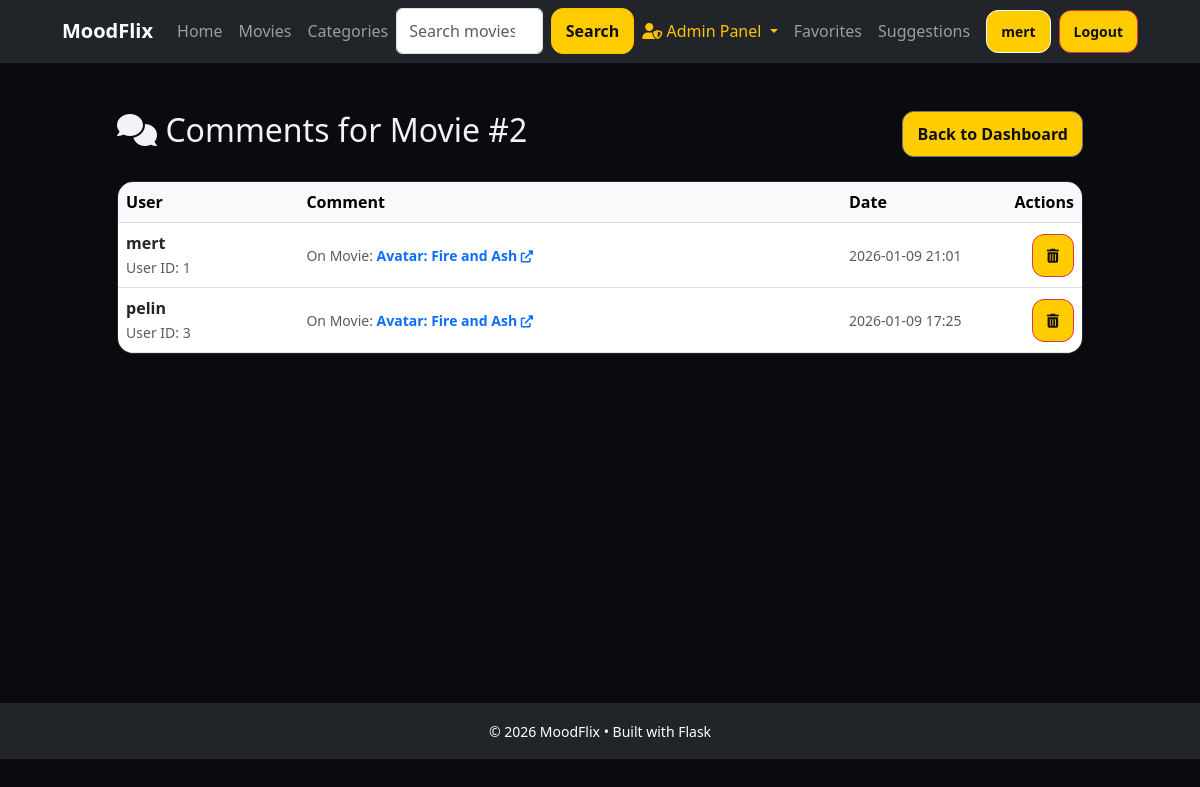
The app's page /admin/comments?movie_id=2 (signed in) with its own data.
### app/models/user.py (models this page shows, shortened)
class User(UserMixin, db.Model):
    __tablename__ = "users"
    id = db.Column(db.Integer, primary_key=True)
    email = db.Column(db.String(120), unique=True, nullable=False)
    username = db.Column(db.String(50), nullable=False)
    password_hash = db.Column(db.String(128), nullable=False)
    role = db.Column(db.String(20), nullable=False, default="user")  # "user" or "admin"
    created_at = db.Column(db.DateTime, nullable=False, default=datetime.utcnow)
    is_active = db.Column(db.Boolean, nullable=False, default=True)
    comments = db.relationship('Comment', backref='user', lazy='dynamic', cascade='all, delete-orphan')
    ratings = db.relationship('Rating', backref='user', lazy='dynamic', cascade='all, delete-orphan')
    favorites = db.relationship('Favorite', backref='user', lazy='dynamic', cascade='all, delete-orphan')
    suggestions = db.relationship('Suggestion', backref='user', lazy='dynamic', cascade='all, delete-orphan')

### app/models/comment.py (models this page shows, shortened)
class Comment(db.Model):
    __tablename__ = "comments"
    id = db.Column(db.Integer, primary_key=True)
    user_id = db.Column(db.Integer, db.ForeignKey('users.id'), nullable=False)
    movie_id = db.Column(db.Integer, db.ForeignKey('movies.id'), nullable=False)
    text = db.Column(db.Text, nullable=False)
    createdAt = db.Column(db.DateTime, default=datetime.utcnow, nullable=False)
    updatedAt = db.Column(db.DateTime, default=datetime.utcnow, onupdate=datetime.utcnow, nullable=False)

### app/models/movie.py (models this page shows, shortened)
class Movie(db.Model):
    __tablename__ = "movies"
    id = db.Column(db.Integer, primary_key=True)
    title = db.Column(db.String(255), nullable=False)
    year = db.Column(db.Integer, nullable=True)
    description = db.Column(db.Text, nullable=True)
    posterUrl = db.Column(db.String(500), nullable=True)
    imdbRating = db.Column(db.Float, nullable=True)
    createdAt = db.Column(db.DateTime, default=datetime.utcnow, nullable=False)
    is_active = db.Column(db.Boolean, nullable=False, default=True)
    mood_categories = db.relationship('MoodCategory', secondary=movie_mood_categories, backref=db.backref('movies', lazy='dynamic'))
    affiliate_links = db.relationship('AffiliateLink', backref='movie', lazy='dynamic', cascade='all, delete-orphan')
    comments = db.relationship('Comment', backref='movie', lazy='dynamic', cascade='all, delete-orphan')
    ratings = db.relationship('Rating', backref='movie', lazy='dynamic', cascade='all, delete-orphan')
    favorites = db.relationship('Favorite', backref='movie', lazy='dynamic', cascade='all, delete-orphan')

### app/controllers/admin_controller.py (the view)
@admin_bp.get("/comments")
def list_comments():
    guard = _require_admin()
    if guard:
        return guard
    movie_id = request.args.get("movie_id", type=int)
    comments = AdminService.adminListComments(movie_id)
    return render_template("admin/comments.html", comments=comments, movie_id=movie_id)

### app/__init__.py (called while the page is built)
def init_extensions(app: Flask) -> None:
    db.init_app(app)
    import_models()
    migrate.init_app(app, db)
    login_manager.init_app(app)
    login_manager.login_view = "auth.login"
    from app.models.user import User
    @login_manager.user_loader
    def load_user(user_id):
        return User.query.get(int(user_id))

### app/controllers/admin_controller.py (called while the page is built)
def _require_admin():
    if not current_user.is_authenticated:
        flash("Please log in as admin.", "error")
        return redirect(url_for("auth.login"))
    if getattr(current_user, "role", None) != "admin":
        flash("Admin access required.", "error")
        return redirect(url_for("home.index"))
    return None

### app/services/admin_service.py (called while the page is built)
    @staticmethod
    def adminListComments(movieId: int | None = None) -> list[Comment]:
        query = Comment.query.order_by(Comment.createdAt.desc())
        if movieId is not None:
            query = query.filter_by(movie_id=movieId)
        return query.all()

### app/views/templates/admin/comments.html (shortened to what this page needs)
{% extends "base.html" %}
{% block content %}
<div class="container py-4">
    <div class="d-flex justify-content-between align-items-center mb-4">
        <h2>
            <i class="fas fa-comments"></i>
            {% if movie_id %}
                Comments for Movie #{{ movie_id }}
            {% else %}
                All Comments
            {% endif %}
        </h2>
        <a href="{{ url_for('admin.admin_index') }}" class="btn btn-outline-secondary">Back to Dashboard</a>
    </div>
    {% if comments %}
        <div class="card shadow-sm">
            <div class="table-responsive">
                <table class="table table-hover align-middle mb-0">
                    <thead class="table-light">
                        <tr>
                            <th>User</th>
                            <th>Comment</th>
                            <th style="width: 15%;">Date</th>
                            <th style="width: 10%;" class="text-end">Actions</th>
                        </tr>
                    </thead>
                    <tbody>
                        {% for comment in comments %}
                        <tr>
                            <td>
                                <div class="fw-bold">{{ comment.user.username }}</div>
                                <small class="text-muted">User ID: {{ comment.user_id }}</small>
                            </td>
                            <td>
                                <small class="text-muted">
                                    On Movie:
                                    <a href="{{ url_for('home.view_movie_details', movie_id=comment.movie_id) }}#comment-{{ comment.id }}" class="fw-bold text-decoration-none">
                                        {{ comment.movie.title }} <i class="fas fa-external-link-alt small"></i>
                                    </a>
                                </small>
                            </td>
                            <td class="text-muted small">
                                {{ comment.createdAt.strftime('%Y-%m-%d %H:%M') }}
                            </td>
                            <td class="text-end">
                                <form action="{{ url_for('admin.delete_comment', comment_id=comment.id) }}" method="POST" onsubmit="return confirm('Are you sure you want to delete this comment?');">
                                    <button type="submit" class="btn btn-danger btn-sm" title="Delete Comment">
                                        <i class="fas fa-trash-alt"></i>
                                    </button>
                                </form>
                            </td>
                        </tr>
                        {% endfor %}
                    </tbody>
                </table>
            </div>
        </div>
    {% else %}
        <div class="alert alert-info text-center">
            <i class="fas fa-comment-slash fa-2x mb-3 d-block"></i>
            No comments found.
        </div>
    {% endif %}
</div>
{% endblock %}

### app/views/templates/base.html (shortened to what this page needs)
<!doctype html>
<html lang="en">
<head>
  <link href="https://cdn.jsdelivr.net/npm/bootstrap@5.3.0/dist/css/bootstrap.min.css" rel="stylesheet">
  <link rel="stylesheet" href="https://cdnjs.cloudflare.com/ajax/libs/font-awesome/6.0.0/css/all.min.css">
  <link rel="stylesheet" href="{{ url_for('static', filename='css/style.css') }}">
</head>
<body>
  <nav class="navbar navbar-expand-lg navbar-dark bg-dark sticky-top" style = "z-index: 1050;">
    <div class="container">
      <a href="{{ url_for('home.index') }}" class="navbar-brand fw-bold">MoodFlix</a>
      <div class="collapse navbar-collapse" id="navbarNav">
        <ul class="navbar-nav me-auto">
            <li class="nav-item">
                <a class="nav-link" href="{{ url_for('home.index') }}"> {{ 'Home' | translate }} </a>
            </li>
            <li class="nav-item">
                <a class="nav-link" href="{{ url_for('movie.list_movies') }}"> {{ 'Movies' | translate }} </a>
            </li>
            <li class="nav-item">
                <a class="nav-link" href="{{ url_for('movie.list_categories') }}"> {{ 'Categories' | translate }} </a>
            </li>
        </ul>
        <form class="d-flex mx-auto" method="GET" action="{{ url_for('home.search_movies') }}">
            <input class="form-control me-2" type="search" name="q" placeholder="{{ 'Search movies...' | translate }}" value="{{ request.args.get('q', '') }}">
            <button class="btn btn-outline-warning" type="submit">{{ 'Search' | translate }}</button>
        </form>
        <ul class="navbar-nav ms-auto align-items-center">
            {% if current_user.is_authenticated %}
                {% if current_user.role == 'admin' %}
                <li class="nav-item dropdown">
                    <a class="nav-link dropdown-toggle text-warning" href="#" id="adminDropdown" role="button" data-bs-toggle="dropdown" aria-expanded="false">
                        <i class="fas fa-user-shield"></i> {{ 'Admin Panel' | translate }}
                    </a>
                </li>
                {% endif %}
                <li class="nav-item">
                    <a class="nav-link" href="{{ url_for('favorite.list_favorites') }}">{{ 'Favorites' | translate }}</a>
                </li>
                <li class="nav-item">
                    <a class="nav-link" href="{{ url_for('suggestion.list_suggestions') }}">{{ 'Suggestions' | translate }}</a>
                </li>
                <li class="nav-item ms-2">
                    <a class="btn btn-sm btn-outline-light" href="{{ url_for('auth.view_profile', user_id=current_user.id) }}">
                        {{ current_user.username }}
                    </a>
                </li>
                <li class="nav-item ms-2">
                    <form action="{{ url_for('auth.logout') }}" method="POST" class="d-inline">
                        <button type="submit" class="btn btn-sm btn-danger">{{ 'Logout' | translate }}</button>
                    </form>
                </li>
            {% endif %}
        </ul>
      </div>
    </div>
  </nav>
  <main class="container py-4" style="min-height: 80vh;">
    {% block content %}{% endblock %}
  </main>
  <footer class="bg-dark text-white text-center py-3 mt-auto">
    <div class="container">
      <small>© 2026 MoodFlix • Built with Flask</small>
    </div>
  </footer>
</body>
</html>

### app/views/static/css/style.css (style rules this page uses)
:root { --bg: #0b0b0f; --panel: #12121a; --text: #f3f3f7; --muted: #a7a7b6; --line: #232333; --accent: #ffcc00; }
* { box-sizing: border-box; }
body { margin: 0; font-family: system-ui, -apple-system, Segoe UI, Roboto, Arial; background: var(--bg); color: var(--text); }
.container { width: min(1100px, 92%); margin: 0 auto; }
.navbar { position: sticky; top: 0; background: rgba(11, 11, 15, 0.9); border-bottom: 1px solid var(--line); }
.btn { padding: 10px 14px; border-radius: 12px; background: var(--accent); color: #111; text-decoration: none; font-weight: 700; }
.card { background: var(--panel); border: 1px solid var(--line); border-radius: 16px; overflow: hidden; text-decoration: none; color: inherit; }

### records on screen
User: username "mert"
Comment: user.username "mert", user_id "1", movie "Avatar: Fire and Ash", createdAt "2026-01-09 21:01"
Comment: user.username "pelin", user_id "3", movie "Avatar: Fire and Ash", createdAt "2026-01-09 17:25"

### other values on screen
{{ 'Home' | translate }} "Home"
{{ 'Movies' | translate }} "Movies"
{{ 'Categories' | translate }} "Categories"
{{ 'Search' | translate }} "Search"
{{ 'Admin Panel' | translate }} "Admin Panel"
{{ 'Favorites' | translate }} "Favorites"
{{ 'Suggestions' | translate }} "Suggestions"
{{ 'Logout' | translate }} "Logout"
{{ movie_id }} "2"
